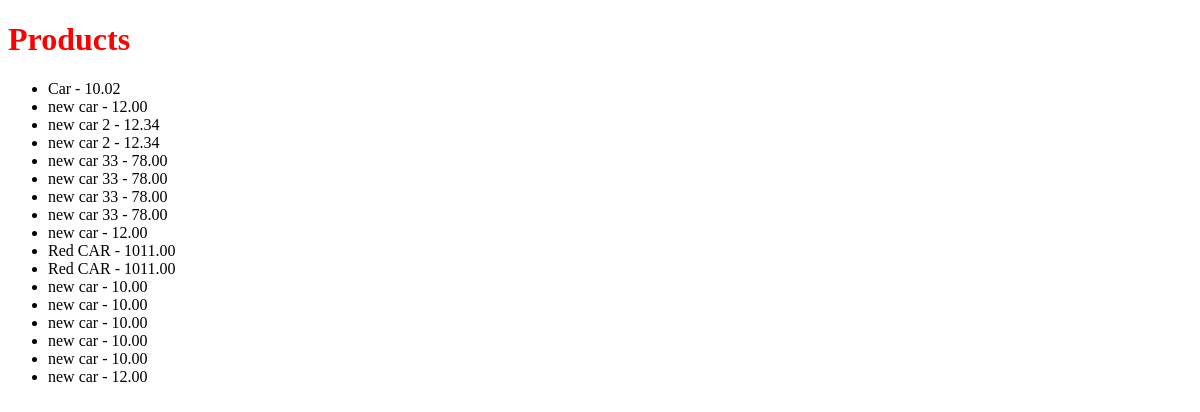
The app's page /products/list/, older data.
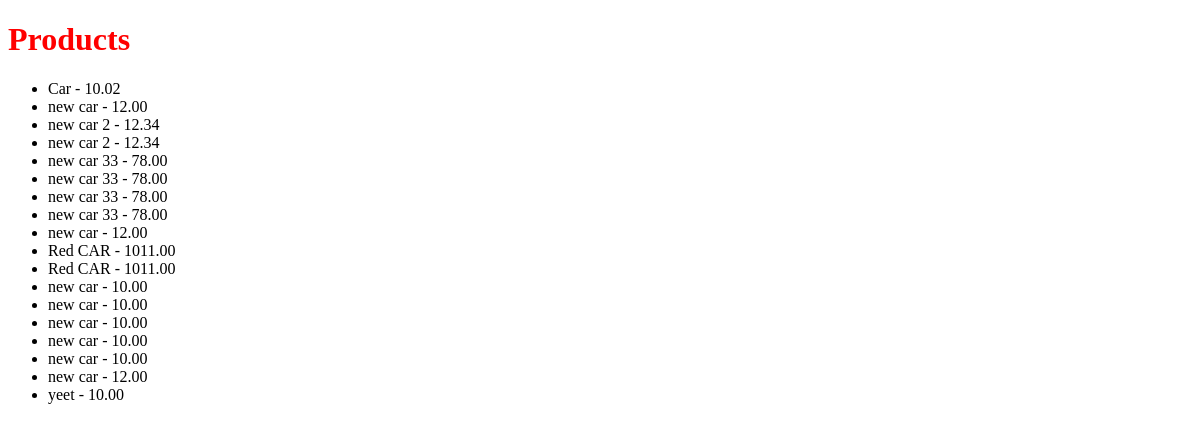
The same page, newer data.
### products/models.py (models this page shows)
class Product(models.Model):
    media = models.FileField(blank=True,
                            null=True,
                            upload_to=download_media_location,
                            storage=FileSystemStorage(location=settings.PROTECTED_ROOT))
    title = models.CharField(max_length=30) # holds characters
    description = models.TextField(default=True)
    price = models.DecimalField(max_digits=100, decimal_places=2)
    def __str__(self):
        return self.title

### products/views.py (the view)
# urls.py: path('list/', ProductListView.as_view(), name='list_view'),
class ProductListView(ListView):
    model = Product
    def get_queryset(self, *args, **kwargs):
        queryset = super(ProductListView, self).get_queryset(**kwargs)
        print('i am queryset', queryset)
        return queryset

### templates/products/product_list.html
{% extends "base.html" %}
{% block content %}
<h1>Products</h1>
<ul>
  {% for instance in object_list %}
    <li> {{instance.title}} - {{instance.price}} </li>
    {% empty %}
      <li> No Product Yet</li>
  {% endfor %}
</ul>
{% endblock %}

### templates/base.html (shortened to what this page needs)
{% load staticfiles %}
<!DOCTYPE html>
<html>
<head>
  <link rel='stylesheet' href='{% static "css/base.css" %}'>
</head>
<body>
{% block content %}
{% endblock content %}
</body>
</html>

### static/css/base.css (style rules this page uses)
h1 { color:red; }

Row changes from the older to the newer data that the page shows:
added Product: title "yeet", price "10.00"
